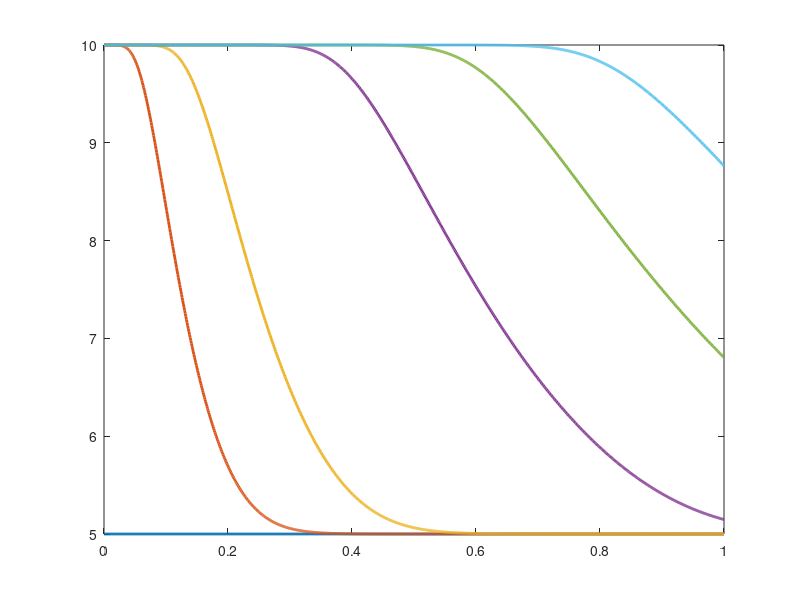

The MATLAB source for this figure:
% Esercitazione 13, esercizio 2
% Simone Canevarolo
% S269893
% 28/03/2024

clear all
close all
clc

dd = 5e-3; % diametro, m
ll = 1; % lunghezza, m
% ll >> dd, applico ipotesi 1D

ro = @(T) 10./(1+T);
% T = (0:100);

% figure(1)
% plot(T,ro(T))

Tiniz = 5; % temperatura all'istante iniziale lungo tutta la barra, K
T0 = 10; % temperatura della barra a x=0 lungo tutto il transitorio, K

dx = 1e-3;
xx = (0:dx:ll)';
Nx = length(xx);

% aa = ro*dt/dx;

tmax = 1;
dt = 0.01; % s
tt = (0:dt:tmax);
Nt = length(tt);

tplot = [0.10 0.20 0.50 0.75 1];
iplot = round(tplot/dt)+1;
count = 1;

Tguess = Tiniz*ones(Nx,1);

figure(1)
plot(xx,Tguess,'LineWidth',2)
hold on


for ii = 2:Nt

    aa = ro(Tguess)*dt/dx;

    main_diag = (1+aa);
    sub_diag = -aa;

    Band = [[sub_diag(2:end);0],main_diag];

    AA = spdiags(Band,-1:0,Nx,Nx);

    AA(1,1) = 1;
    Tguess(1) = T0;

    TT = AA\Tguess;
    Tguess = TT;

    if ii == iplot(count)

        plot(xx,TT,'LineWidth',2);
        count = count+1;

    end

end
